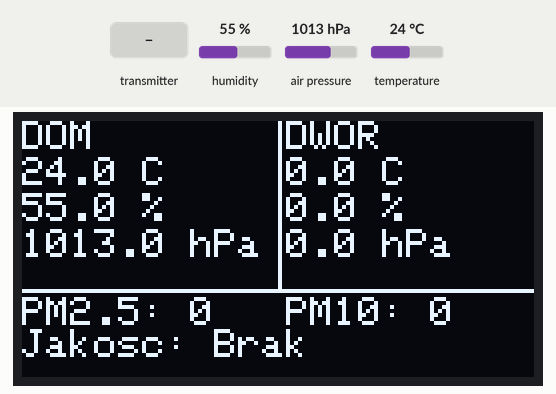
Simulated run of this sketch. Board: ESP32. Shown: 128×64 one-colour display. Inputs (shaded band) come from the test bench; at power-on: humidity 55 %, air pressure 1013 hPa, temperature 24 °C. WiFi joins after 1.5 s; servers stay silent unless stated; what the sketch prints to the serial monitor is not drawn.

Above: at 2.7 s.
2.8 s: humidity set to 22 %
At 7.6 s:
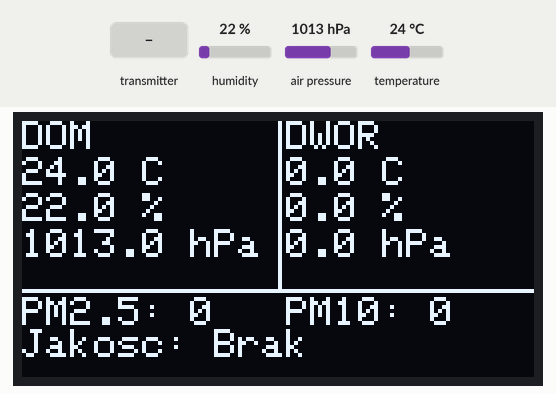
8.0 s: the transmitter starts sending temperatura_out = 25
At 12.4 s:
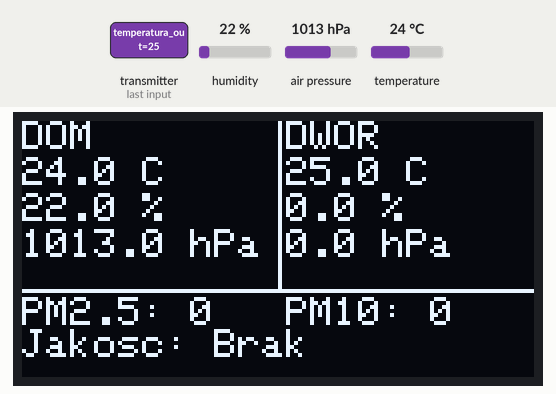
13.1 s: the transmitter starts sending wilgotnosc_out = 25
At 17.3 s:
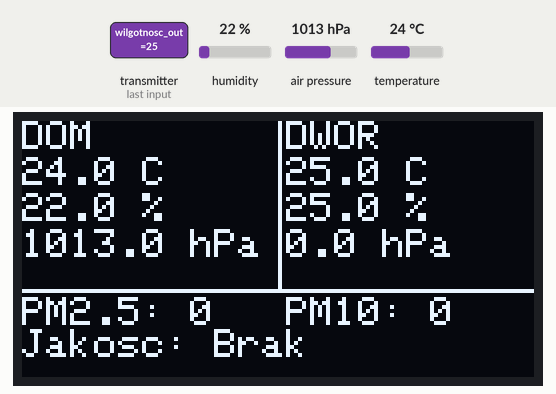
18.1 s: the transmitter starts sending cisnienie_out = 25
At 22.2 s:
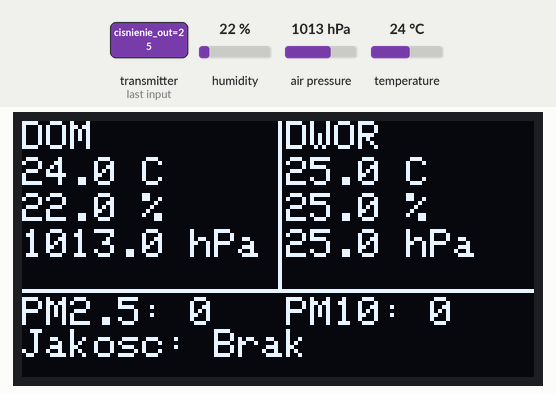
23.1 s: air pressure set to 952 hPa
At 27.1 s:
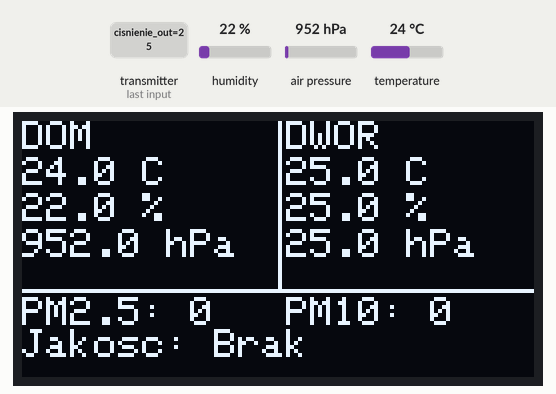
28.2 s: temperature set to 12 °C
At 33.1 s:
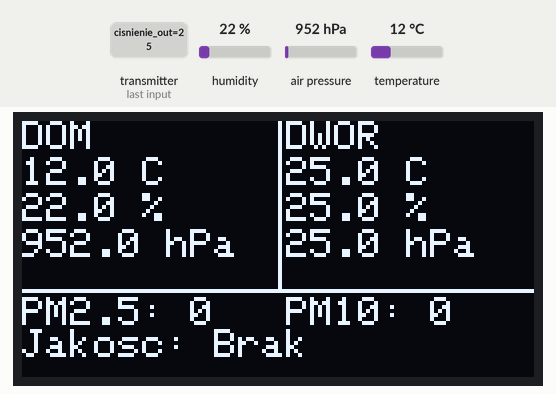
Timing chart, 0 to 34.2 s (numbered marks = the images above; inputs shaded):
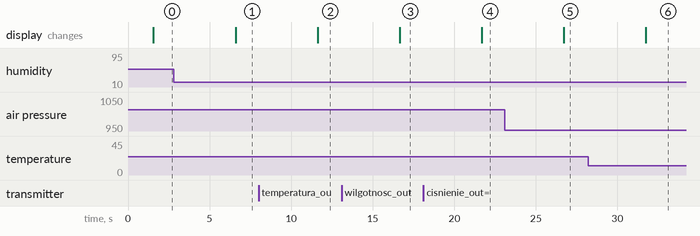

The sketch:

stacja_pogodowa_wewnetrzna.ino
```cpp
#include <Wire.h>
#include <Adafruit_Sensor.h>
#include <Adafruit_BME280.h>
#include <Adafruit_GFX.h>
#include <Adafruit_SH110X.h>
#include<WiFi.h>
#include<HTTPClient.h>
#include<esp_now.h>
#include<esp_wifi.h>


const char* ssid = "FunBox2-33BF";
const char* password = "";

String pobierzSuroweDane(String url) {
  HTTPClient http;
  String payload = "";

  //pobieranie danych o jakosci powietrza ze strony, poprzez wlasny kod w google
  http.setFollowRedirects(HTTPC_STRICT_FOLLOW_REDIRECTS);
  if (http.begin(url)) {
    int httpCode = http.GET();
    if (httpCode == HTTP_CODE_OK) {
      payload = http.getString();
    }
    http.end();
  }
  return payload;
}


//struktura dla odbierania danych z zewnatrz
typedef struct wiadomosc{
  double temperatura_out;
  double wilgotnosc_out;
  double cisnienie_out;
};
struct wiadomosc daneBME280;

//funkcja do odbioru danych
void dataRecv(const esp_now_recv_info_t *esp_now_info, const uint8_t *incomingData, int len){
  memcpy(&daneBME280, incomingData, sizeof(wiadomosc));
}


#define I2C_SDA 3
#define I2C_SCL 4

Adafruit_BME280 bme;
Adafruit_SH1106G ekran(128, 64, &Wire, -1);

void setup() {
  // put your setup code here, to run once:
  //wywolanie wszysystkiego i inicjalizacja
  Serial.begin(9600);
  Wire.begin(I2C_SDA, I2C_SCL);
  bme.begin(0x76, &Wire);
  ekran.begin(0x3C, true);
  ekran.setTextSize(1);
  ekran.setTextColor(SH110X_WHITE);
  ekran.setContrast(0);

  //polaczenie z wifi
  WiFi.begin(ssid, password);
  unsigned long startAttemptTime = millis();
  while (WiFi.status() != WL_CONNECTED && millis() - startAttemptTime < 10000) {
    delay(500);
    Serial.print(".");
  }

  //inicjalizacja esp now
  WiFi.mode(WIFI_STA);

  if (esp_now_init() != ESP_OK) {
    Serial.println("Error initializing ESP-NOW");
    return;
  }

  esp_now_register_recv_cb(dataRecv);
}

//wywolanie elementow do stopera i jakosci powietrza
unsigned long czasostatni=0;
const unsigned long minuta=60000;
String pm25="0";
String pm10="0";
String jakosc="Brak";

void loop() {
  // put your main code here, to run repeatedly:
  //odczyty
  double temp=bme.readTemperature();
  //Serial.println(temp);

  double hum=bme.readHumidity();
  //Serial.println(hum);

  double cis=bme.readPressure()/100.0F;
  //Serial.println(cis);


  //wczytanie jakosci powietrza
  unsigned long teraz=millis();
  if(teraz-czasostatni>=minuta)
  {
    String dane=pobierzSuroweDane("https://script.google.com/macros/s/AKfycbwgFNFWqKAJGSK6iGZ5CNQK-fGm3TDS_L6GleTPogITNX_HnC3Qtq9gQkgp4JmTq1A0iw/exec");
    if(dane.length()>0)
    {
      int poz1=dane.indexOf(';');
      int poz2=dane.indexOf(';', poz1+1);

      pm25=dane.substring(0, poz1);
      pm10=dane.substring(poz1+1, poz2);
      jakosc=dane.substring(poz2+1);

      czasostatni=teraz;
      Serial.println("Dane powietrza OK");
    }
  }


  //manipulacja ekranem
  ekran.clearDisplay();
  ekran.drawLine(0, 42, 127, 42, SH110X_WHITE);
  ekran.drawLine(64, 0, 64, 42, SH110X_WHITE);

  //wypisanie warunkow w domu
  ekran.setCursor(0, 0);
  ekran.printf("DOM");
  ekran.setCursor(0, 9);
  ekran.printf("%.1lf C", temp);
  ekran.setCursor(0, 18);
  ekran.printf("%.1lf %%", hum);
  ekran.setCursor(0, 27);
  ekran.printf("%.1lf hPa", cis);

  //wypisanie warunkow na zewnatrz
  ekran.setCursor(66, 0);
  ekran.printf("DWOR");
  ekran.setCursor(66, 9);
  ekran.printf("%.1lf C", daneBME280.temperatura_out);
  ekran.setCursor(66, 18);
  ekran.printf("%.1lf %%", daneBME280.wilgotnosc_out);
  ekran.setCursor(66, 27);
  ekran.printf("%.1lf hPa", daneBME280.cisnienie_out);

  //wypisywanie jakosci powietrza
  ekran.setCursor(0, 44);
  ekran.print("PM2.5: ");
  ekran.print(pm25);
  ekran.print("   PM10: ");
  ekran.println(pm10);
  ekran.print("Jakosc: ");
  ekran.print(jakosc);

  ekran.display();


  delay(5000);
}
```

Measured:
- after the input at 2.8 s, the display: changes after 3.8 s (image 1)
- after the input at 8.0 s, the display: changes after 3.6 s (image 2)
- after the input at 13.1 s, the display: changes after 3.5 s (image 3)
- after the input at 18.1 s, the display: changes after 3.6 s (image 4)
- after the input at 23.1 s, the display: changes after 3.6 s (image 5)
- after the input at 28.2 s, the display: changes after 3.5 s (image 6)
